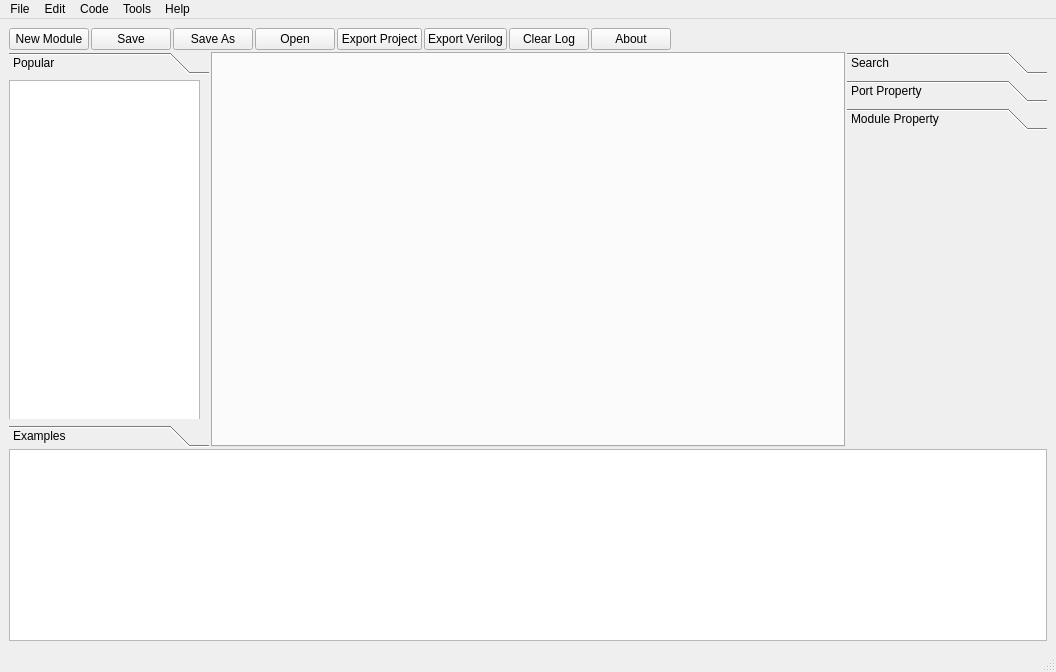
<?xml version="1.0" encoding="UTF-8"?>
<ui version="4.0">
 <class>MainWindow</class>
 <widget class="QMainWindow" name="MainWindow">
  <property name="geometry">
   <rect>
    <x>0</x>
    <y>0</y>
    <width>1056</width>
    <height>672</height>
   </rect>
  </property>
  <property name="windowTitle">
   <string>MainWindow</string>
  </property>
  <widget class="QWidget" name="centralwidget">
   <property name="sizePolicy">
    <sizepolicy hsizetype="Expanding" vsizetype="Expanding">
     <horstretch>0</horstretch>
     <verstretch>0</verstretch>
    </sizepolicy>
   </property>
   <property name="contextMenuPolicy">
    <enum>Qt::DefaultContextMenu</enum>
   </property>
   <property name="layoutDirection">
    <enum>Qt::LeftToRight</enum>
   </property>
   <layout class="QVBoxLayout" name="verticalLayout_2">
    <item>
     <layout class="QVBoxLayout" name="verticalLayout">
      <property name="spacing">
       <number>2</number>
      </property>
      <property name="sizeConstraint">
       <enum>QLayout::SetMaximumSize</enum>
      </property>
      <item>
       <layout class="QHBoxLayout" name="horizontalLayout_top">
        <property name="sizeConstraint">
         <enum>QLayout::SetMinimumSize</enum>
        </property>
        <item>
         <widget class="QPushButton" name="pushButton_new_module">
          <property name="text">
           <string>New Module</string>
          </property>
         </widget>
        </item>
        <item>
         <widget class="QPushButton" name="pushButton_17">
          <property name="text">
           <string>Save</string>
          </property>
         </widget>
        </item>
        <item>
         <widget class="QPushButton" name="pushButton_4">
          <property name="text">
           <string>Save As</string>
          </property>
         </widget>
        </item>
        <item>
         <widget class="QPushButton" name="pushButton_3">
          <property name="text">
           <string>Open</string>
          </property>
         </widget>
        </item>
        <item>
         <widget class="QPushButton" name="pushButton_2">
          <property name="text">
           <string>Export Project</string>
          </property>
         </widget>
        </item>
        <item>
         <widget class="QPushButton" name="pushButton">
          <property name="text">
           <string>Export Verilog</string>
          </property>
         </widget>
        </item>
        <item>
         <widget class="QPushButton" name="pushButton_5">
          <property name="text">
           <string>Clear Log</string>
          </property>
         </widget>
        </item>
        <item>
         <widget class="QPushButton" name="pushButton_6">
          <property name="text">
           <string>About</string>
          </property>
         </widget>
        </item>
        <item>
         <spacer name="horizontalSpacer">
          <property name="orientation">
           <enum>Qt::Horizontal</enum>
          </property>
          <property name="sizeHint" stdset="0">
           <size>
            <width>40</width>
            <height>20</height>
           </size>
          </property>
         </spacer>
        </item>
       </layout>
      </item>
      <item>
       <layout class="QGridLayout" name="gridLayout">
        <item row="0" column="0">
         <widget class="QToolBox" name="toolBox_left">
          <property name="enabled">
           <bool>true</bool>
          </property>
          <property name="sizePolicy">
           <sizepolicy hsizetype="Fixed" vsizetype="Preferred">
            <horstretch>0</horstretch>
            <verstretch>0</verstretch>
           </sizepolicy>
          </property>
          <property name="minimumSize">
           <size>
            <width>200</width>
            <height>0</height>
           </size>
          </property>
          <property name="sizeIncrement">
           <size>
            <width>0</width>
            <height>0</height>
           </size>
          </property>
          <property name="currentIndex">
           <number>0</number>
          </property>
          <widget class="QWidget" name="page">
           <property name="geometry">
            <rect>
             <x>0</x>
             <y>0</y>
             <width>200</width>
             <height>320</height>
            </rect>
           </property>
           <attribute name="label">
            <string>Popular</string>
           </attribute>
           <widget class="QListView" name="listView_popular">
            <property name="geometry">
             <rect>
              <x>0</x>
              <y>0</y>
              <width>191</width>
              <height>781</height>
             </rect>
            </property>
           </widget>
          </widget>
          <widget class="QWidget" name="toolbox_system">
           <property name="geometry">
            <rect>
             <x>0</x>
             <y>0</y>
             <width>200</width>
             <height>320</height>
            </rect>
           </property>
           <attribute name="label">
            <string>Examples</string>
           </attribute>
           <widget class="QListView" name="listView_examples">
            <property name="geometry">
             <rect>
              <x>0</x>
              <y>0</y>
              <width>200</width>
              <height>16777215</height>
             </rect>
            </property>
            <property name="sizePolicy">
             <sizepolicy hsizetype="Preferred" vsizetype="Preferred">
              <horstretch>0</horstretch>
              <verstretch>0</verstretch>
             </sizepolicy>
            </property>
            <property name="minimumSize">
             <size>
              <width>200</width>
              <height>0</height>
             </size>
            </property>
            <property name="editTriggers">
             <set>QAbstractItemView::NoEditTriggers</set>
            </property>
           </widget>
          </widget>
         </widget>
        </item>
        <item row="0" column="1">
         <widget class="QTabWidget" name="tabWidget">
          <property name="tabShape">
           <enum>QTabWidget::Rounded</enum>
          </property>
          <property name="currentIndex">
           <number>-1</number>
          </property>
         </widget>
        </item>
        <item row="0" column="2">
         <widget class="QToolBox" name="toolBox_right">
          <property name="sizePolicy">
           <sizepolicy hsizetype="Fixed" vsizetype="Preferred">
            <horstretch>0</horstretch>
            <verstretch>0</verstretch>
           </sizepolicy>
          </property>
          <property name="minimumSize">
           <size>
            <width>200</width>
            <height>0</height>
           </size>
          </property>
          <property name="currentIndex">
           <number>2</number>
          </property>
          <widget class="QWidget" name="toolbox_search">
           <property name="geometry">
            <rect>
             <x>0</x>
             <y>0</y>
             <width>200</width>
             <height>290</height>
            </rect>
           </property>
           <attribute name="label">
            <string>Search</string>
           </attribute>
          </widget>
          <widget class="QWidget" name="toolbox_property">
           <property name="geometry">
            <rect>
             <x>0</x>
             <y>0</y>
             <width>200</width>
             <height>290</height>
            </rect>
           </property>
           <attribute name="label">
            <string>Port Property</string>
           </attribute>
           <widget class="QWidget" name="gridLayoutWidget">
            <property name="geometry">
             <rect>
              <x>0</x>
              <y>0</y>
              <width>191</width>
              <height>341</height>
             </rect>
            </property>
            <layout class="QGridLayout" name="gridLayout_2"/>
           </widget>
          </widget>
          <widget class="QWidget" name="toolbox_m_property">
           <property name="geometry">
            <rect>
             <x>0</x>
             <y>0</y>
             <width>200</width>
             <height>290</height>
            </rect>
           </property>
           <attribute name="label">
            <string>Module Property</string>
           </attribute>
           <widget class="QWidget" name="gridLayoutWidget_2">
            <property name="geometry">
             <rect>
              <x>0</x>
              <y>0</y>
              <width>191</width>
              <height>301</height>
             </rect>
            </property>
            <layout class="QGridLayout" name="gridLayout_3"/>
           </widget>
          </widget>
         </widget>
        </item>
       </layout>
      </item>
      <item>
       <layout class="QHBoxLayout" name="horizontalLayout_bottom">
        <property name="sizeConstraint">
         <enum>QLayout::SetDefaultConstraint</enum>
        </property>
        <item>
         <widget class="QTextEdit" name="textEdit">
          <property name="sizePolicy">
           <sizepolicy hsizetype="Minimum" vsizetype="Preferred">
            <horstretch>0</horstretch>
            <verstretch>0</verstretch>
           </sizepolicy>
          </property>
          <property name="font">
           <font>
            <pointsize>15</pointsize>
           </font>
          </property>
          <property name="readOnly">
           <bool>true</bool>
          </property>
          <property name="html">
           <string>&lt;!DOCTYPE HTML PUBLIC &quot;-//W3C//DTD HTML 4.0//EN&quot; &quot;http://www.w3.org/TR/REC-html40/strict.dtd&quot;&gt;
&lt;html&gt;&lt;head&gt;&lt;meta name=&quot;qrichtext&quot; content=&quot;1&quot; /&gt;&lt;meta charset=&quot;utf-8&quot; /&gt;&lt;style type=&quot;text/css&quot;&gt;
p, li { white-space: pre-wrap; }
&lt;/style&gt;&lt;/head&gt;&lt;body style=&quot; font-family:'.AppleSystemUIFont'; font-size:15pt; font-weight:400; font-style:normal;&quot;&gt;
&lt;p style=&quot;-qt-paragraph-type:empty; margin-top:0px; margin-bottom:0px; margin-left:0px; margin-right:0px; -qt-block-indent:0; text-indent:0px; font-family:'SimSun'; font-size:9pt;&quot;&gt;&lt;br /&gt;&lt;/p&gt;&lt;/body&gt;&lt;/html&gt;</string>
          </property>
         </widget>
        </item>
       </layout>
      </item>
     </layout>
    </item>
   </layout>
  </widget>
  <widget class="QMenuBar" name="menubar">
   <property name="geometry">
    <rect>
     <x>0</x>
     <y>0</y>
     <width>1056</width>
     <height>24</height>
    </rect>
   </property>
   <widget class="QMenu" name="menuEdit">
    <property name="title">
     <string>Edit</string>
    </property>
    <addaction name="actionClear_Log"/>
   </widget>
   <widget class="QMenu" name="menuFile">
    <property name="title">
     <string>File</string>
    </property>
    <widget class="QMenu" name="menuNew">
     <property name="title">
      <string>New</string>
     </property>
     <addaction name="actionNew_Module"/>
     <addaction name="actionNew_Constrain"/>
     <addaction name="actionNew_Testbench"/>
    </widget>
    <widget class="QMenu" name="menuExport">
     <property name="title">
      <string>Export…</string>
     </property>
     <addaction name="actionLog"/>
     <addaction name="actionProject"/>
    </widget>
    <addaction name="menuNew"/>
    <addaction name="actionOpen"/>
    <addaction name="separator"/>
    <addaction name="actionSave"/>
    <addaction name="actionSave_As"/>
    <addaction name="menuExport"/>
    <addaction name="actionAdd_to_popular"/>
    <addaction name="separator"/>
    <addaction name="actionExit"/>
   </widget>
   <widget class="QMenu" name="menuCode">
    <property name="title">
     <string>Code</string>
    </property>
    <addaction name="actionCode_Generate"/>
    <addaction name="actionCode_View"/>
   </widget>
   <widget class="QMenu" name="menuHelp">
    <property name="title">
     <string>Help</string>
    </property>
    <addaction name="actionAbout"/>
   </widget>
   <widget class="QMenu" name="menuTools">
    <property name="title">
     <string>Tools</string>
    </property>
    <widget class="QMenu" name="menuPreferences">
     <property name="title">
      <string>Preferences</string>
     </property>
     <widget class="QMenu" name="menuLanguage">
      <property name="title">
       <string>Language</string>
      </property>
      <addaction name="actionChinese"/>
      <addaction name="actionEnglish"/>
     </widget>
     <addaction name="menuLanguage"/>
    </widget>
    <addaction name="menuPreferences"/>
   </widget>
   <addaction name="menuFile"/>
   <addaction name="menuEdit"/>
   <addaction name="menuCode"/>
   <addaction name="menuTools"/>
   <addaction name="menuHelp"/>
  </widget>
  <widget class="QStatusBar" name="statusbar"/>
  <action name="actionOpen">
   <property name="text">
    <string>Open</string>
   </property>
  </action>
  <action name="actionSave">
   <property name="text">
    <string>Save</string>
   </property>
  </action>
  <action name="actionSave_As">
   <property name="text">
    <string>Save As ...</string>
   </property>
  </action>
  <action name="actionPrint">
   <property name="text">
    <string>Print</string>
   </property>
  </action>
  <action name="actionExit">
   <property name="text">
    <string>Exit</string>
   </property>
  </action>
  <action name="actionNew_Module">
   <property name="text">
    <string>New Module</string>
   </property>
  </action>
  <action name="actionNew_Constrain">
   <property name="text">
    <string>New Constrain</string>
   </property>
  </action>
  <action name="actionNew_Testbench">
   <property name="text">
    <string>New Testbench</string>
   </property>
  </action>
  <action name="actionCode_Generate">
   <property name="text">
    <string>Code Generate</string>
   </property>
  </action>
  <action name="actionCode_View">
   <property name="text">
    <string>Code View</string>
   </property>
  </action>
  <action name="actionLog">
   <property name="text">
    <string>Log</string>
   </property>
  </action>
  <action name="actionAbout">
   <property name="text">
    <string>About</string>
   </property>
  </action>
  <action name="actionClear_Log">
   <property name="text">
    <string>Clear Log</string>
   </property>
  </action>
  <action name="actionProject">
   <property name="text">
    <string>Project</string>
   </property>
  </action>
  <action name="actionAdd_to_popular">
   <property name="text">
    <string>Add to popular</string>
   </property>
  </action>
  <action name="actionChinese">
   <property name="text">
    <string>Chinese</string>
   </property>
  </action>
  <action name="actionEnglish">
   <property name="text">
    <string>English</string>
   </property>
  </action>
 </widget>
 <resources/>
 <connections/>
</ui>
